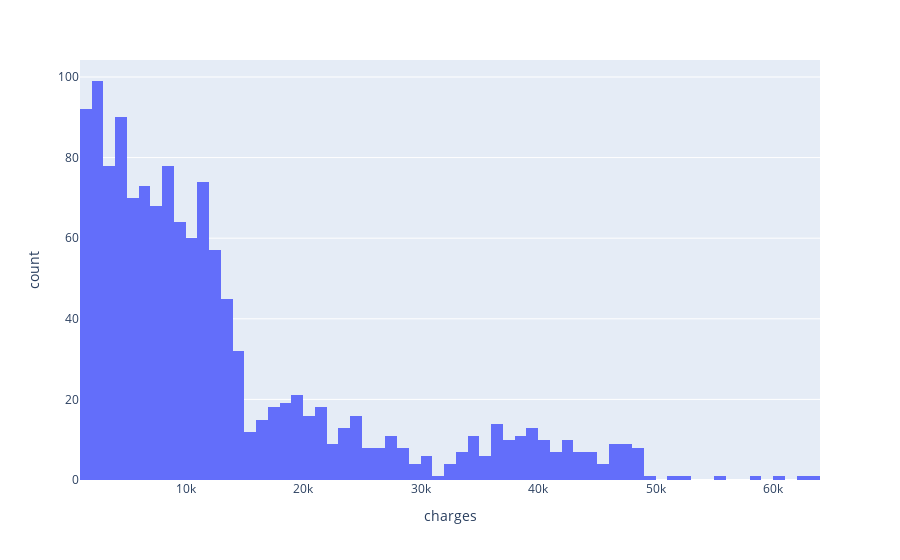

Here is the notebook cell this chart was saved with:
### Code cell
fig = px.histogram(df, x=target, nbins=100)
fig.show()

### Figure 1 — Plotly figure (JSON) as saved in the notebook; plotly's stock layout.template omitted (floating-point values rounded to 4 significant figures; data arrays with more than 128 entries replaced by an {"elided": "..."} marker saying what was removed)
{"data": [{"alignmentgroup": "True", "bingroup": "x", "hovertemplate": "charges=%{x}<br>count=%{y}<extra></extra>", "legendgroup": "", "marker": {"color": "#636efa", "pattern": {"shape": ""}}, "name": "", "nbinsx": 100, "offsetgroup": "", "orientation": "v", "showlegend": false, "type": "histogram", "x": {"elided": "1338 float values"}, "xaxis": "x", "yaxis": "y"}], "layout": {"barmode": "relative", "legend": {"tracegroupgap": 0}, "margin": {"t": 60}, "xaxis": {"anchor": "y", "domain": [0, 1], "title": {"text": "charges"}}, "yaxis": {"anchor": "x", "domain": [0, 1], "title": {"text": "count"}}}}
